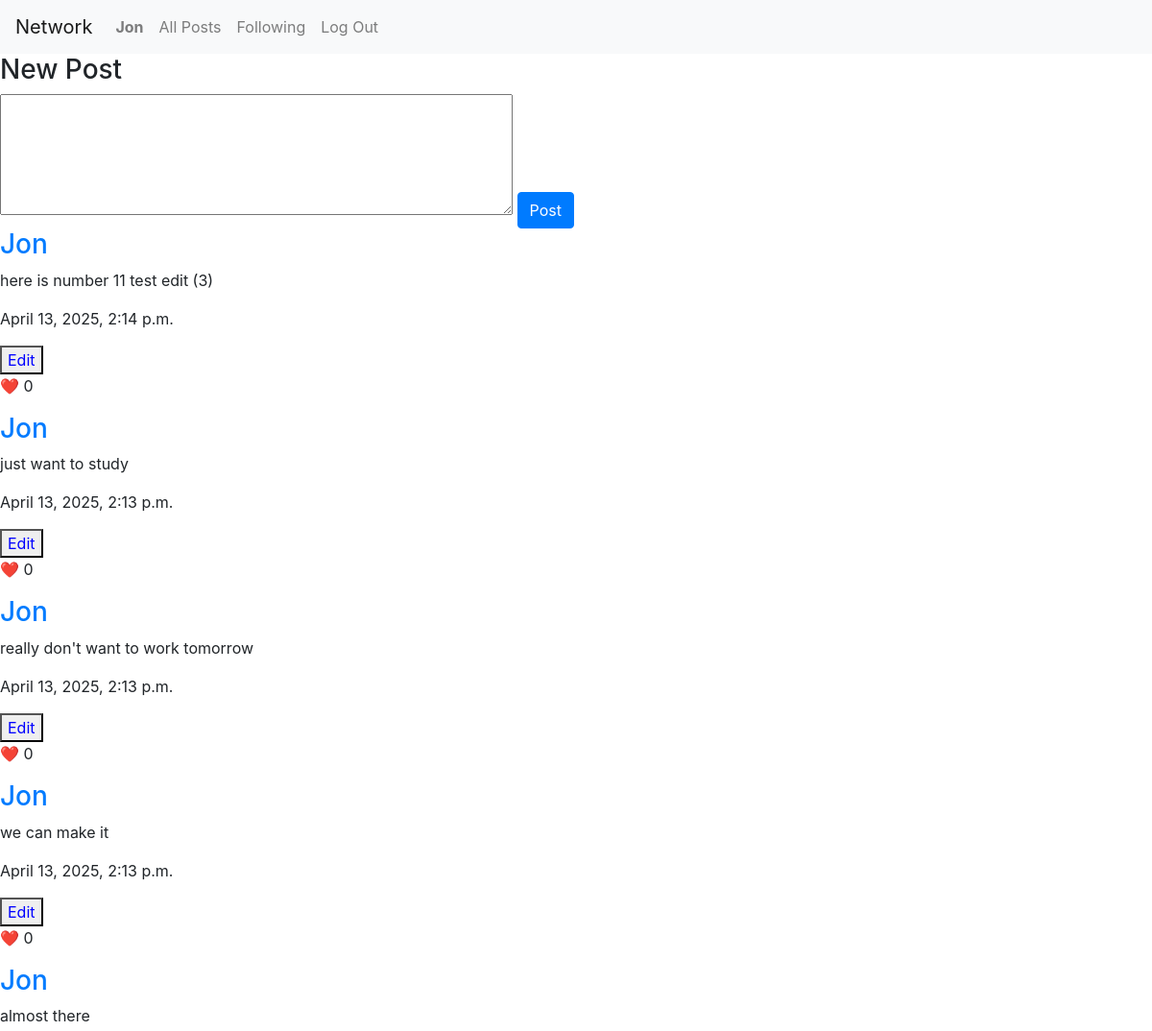
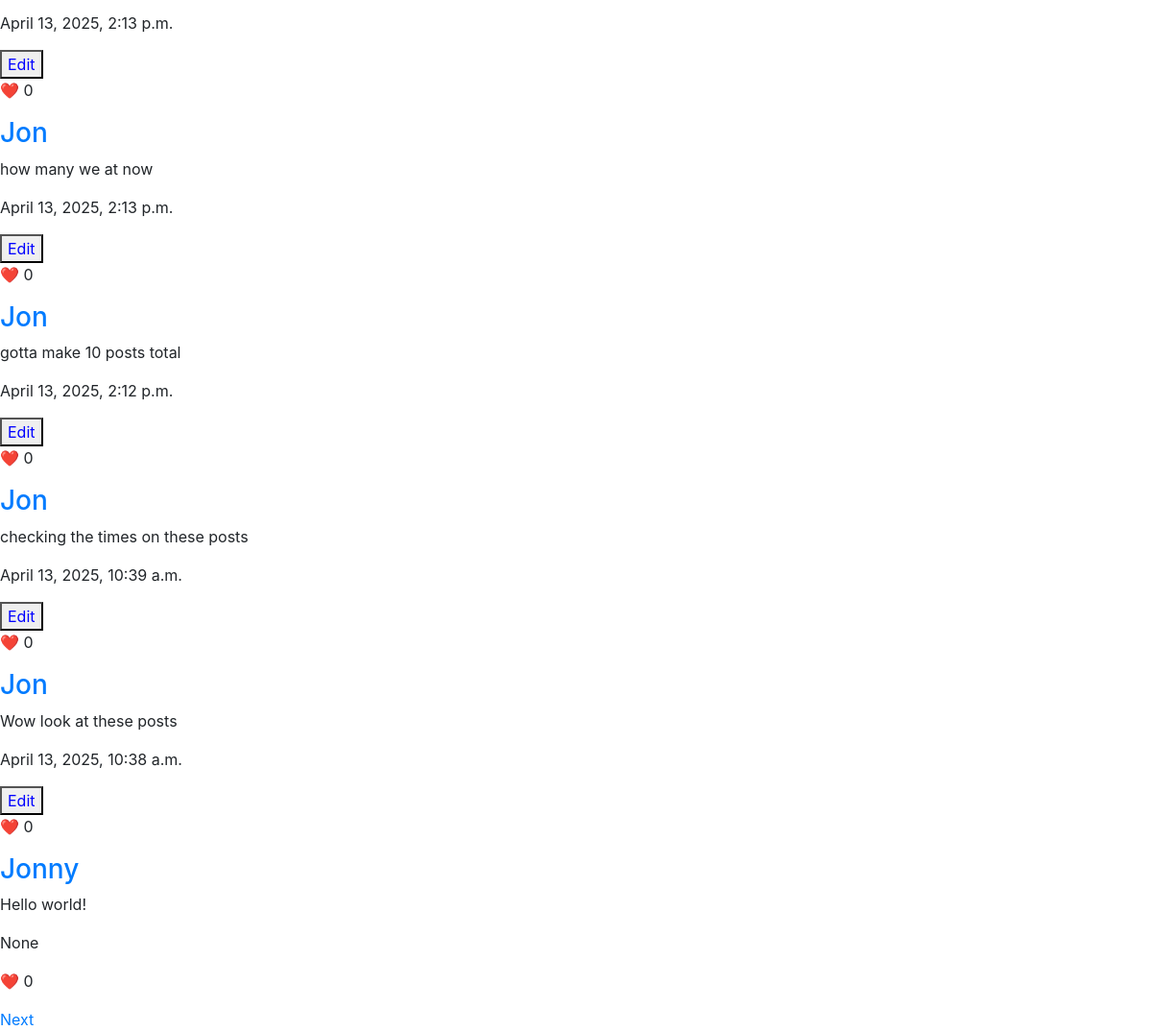
/ (signed in), run on the app's committed database (2 pictures, top to bottom).
### network/models.py (models this page shows, shortened)
class User(AbstractUser):
    following = models.ManyToManyField("self", symmetrical=False, blank=True, related_name="followers")
    saved_posts = models.ManyToManyField("Post", blank=True, related_name="saved_by")

class Post(models.Model):
    user = models.ForeignKey("User", on_delete=models.CASCADE, related_name="user_posts")
    content = models.TextField(max_length=512, blank=False, null=False)
    likes = models.ManyToManyField("User", blank=True, related_name="liked_posts")
    timestamp = models.DateTimeField(auto_now_add=True)
    @property
    def like_count(self):
        return self.likes.count()

### network/views.py (the view)
# urls.py: path("", views.index, name="index"),
def index(request):
    return post_paginator(
        request,
        query=Post.objects.select_related("user").order_by("-timestamp"),
        template="network/index.html",
        title="All Posts",
    )

### network/views.py (called while the page is built)
def post_paginator(request, query, template, title, user_obj=None):
    paginator = Paginator(query, 10)
    page_number = request.GET.get("page")
    page_obj = paginator.get_page(page_number)
    return render(request, template, {
        "page_obj": page_obj,
        "title": title,
        "user_obj": user_obj
    })

### network/templates/network/index.html (shortened to what this page needs)
{% extends "network/layout.html" %}
{% load static %}
{% block body %}
    <div class="post-div">
        <form id="post-form">
            <h3>New Post</h3>
            <textarea id="content" rows="5" cols="50" {% if  not request.user.is_authenticated %}placeholder="Login to post!" disabled{% endif %} required></textarea>
            <button id="post-btn" class="btn btn-primary" {% if not request.user.is_authenticated %}disabled{% endif %}>Post</button>
        </form>
    </div>
    {% include "network/partials/load_posts.html" with page_obj=page_obj %}
{% endblock %}

### network/templates/network/layout.html (shortened to what this page needs)
{% load static %}
<!DOCTYPE html>
<html lang="en">
    <head>
        <link rel="stylesheet" href="https://stackpath.bootstrapcdn.com/bootstrap/4.4.1/css/bootstrap.min.css">
        <link href="{% static 'network/styles.css' %}" rel="stylesheet">
    </head>
    <body>
        <nav class="navbar navbar-expand-lg navbar-light bg-light">
            <a class="navbar-brand" href="#">Network</a>
            <div>
              <ul class="navbar-nav mr-auto">
                {% if user.is_authenticated %}
                    <li class="nav-item">
                        <a class="nav-link" href="#"><strong>{{ user.username }}</strong></a>
                    </li>
                {% endif %}
                <li class="nav-item">
                  <a class="nav-link" href="{% url 'index' %}">All Posts</a>
                </li>
                {% if user.is_authenticated %}
                    <li class="nav-item">
                        <a class="nav-link" href="{% url 'following_posts' %}">Following</a>
                    </li>
                    <li class="nav-item">
                        <a class="nav-link" href="{% url 'logout' %}">Log Out</a>
                    </li>
                {% endif %}
              </ul>
            </div>
          </nav>
        <div class="body">
            {% block body %}
            {% endblock %}
        </div>
    </body>
</html>

### network/templates/network/partials/load_posts.html (shortened to what this page needs)
<div class="posts-div">
    {% for post in page_obj %}
        <div class="post-div">
            <h3><a href="{% url 'profile' username=post.user.username %}">{{ post.user.username }}</a></h3>
            <div class="post-text-div">
                <p class="post-text">{{ post.content }}</p>
            </div>
            <p class="small-text">{{ post.timestamp }}</p>
            {% if post.user == user %}
                <button class="edit-btn" data-id="{{ post.id }}">Edit</button>
            {% endif %}
            <p>
                {% if user.is_authenticated %}
                    <span class="like-btn" data-id="{{ post.id }}"
                    data-liked="{% if user in post.likes.all %}true{% else %}false{% endif %}">❤️</span>
                {% else %}
                    🩶
                {% endif %}
                {{ post.like_count }}
            </p>
        </div>
    {% endfor %}
</div>
<div class="paginator">
    {% if page_obj.has_next %}
        <a href="?page={{ page_obj.next_page_number }}">Next</a>
    {% endif %}
</div>

### network/static/network/styles.css (style rules this page uses)
.edit-btn { color: blue; display: inline-block; }

### data on the page
User: username "Jon"
Post: user.username "Jon", content "here is number 11 test edit (3)", timestamp "April 13, 2025, 2:14 p.m.", like_count "0"
Post: user.username "Jon", content "just want to study", timestamp "April 13, 2025, 2:13 p.m.", like_count "0"
Post: user.username "Jon", content "really don't want to work tomorrow", timestamp "April 13, 2025, 2:13 p.m.", like_count "0"
Post: user.username "Jon", content "we can make it", timestamp "April 13, 2025, 2:13 p.m.", like_count "0"
Post: user.username "Jon", content "almost there", timestamp "April 13, 2025, 2:13 p.m.", like_count "0"
Post: user.username "Jon", content "how many we at now", timestamp "April 13, 2025, 2:13 p.m.", like_count "0"
Post: user.username "Jon", content "gotta make 10 posts total", timestamp "April 13, 2025, 2:12 p.m.", like_count "0"
Post: user.username "Jon", content "checking the times on these posts", timestamp "April 13, 2025, 10:39 a.m.", like_count "0"
Post: user.username "Jon", content "Wow look at these posts", timestamp "April 13, 2025, 10:38 a.m.", like_count "0"
Post: user.username "Jonny", content "Hello world!", timestamp "None", like_count "0"
